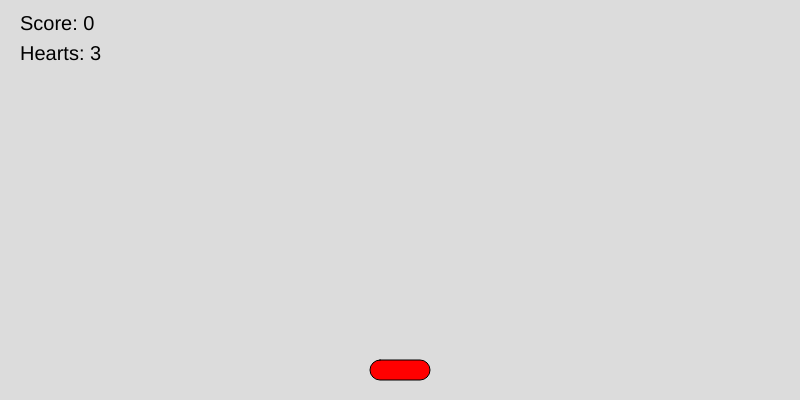
Frame 1 (no input)
Frame 60 (no input): identical to frame 1, image omitted
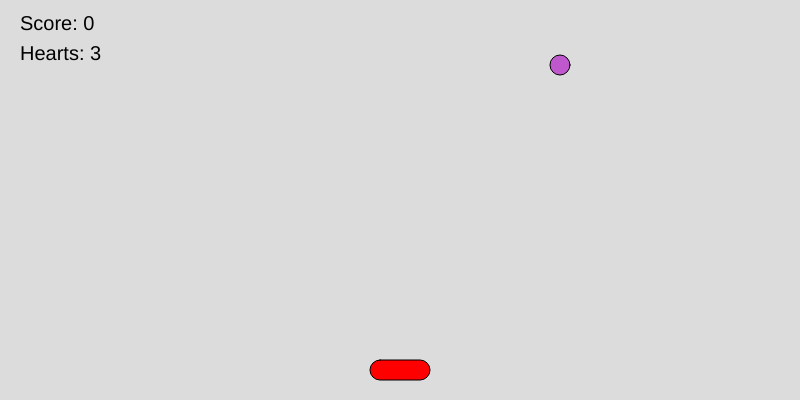
Frame 120 (the mouse pressed at the canvas centre since frame 60)

The p5.js sketch that drew these frames (run headless with seeded random() and noise() and a simulated clock; from frame 60 on, the mouse is pressed at the canvas centre):

// p5.js sketch
// ── sketch.js
let player1;
let fruits = [];
let splashes = []; // Array to hold splash particles
let gameControl; // Create an instance of the GameControl class
let powerUps = []; // Array to hold power-ups

let slots = 5;
let slotWidth;
let moveCooldown = 0;

// Control settings
const fruit_speed = {
  easy: 3000,
  medium: 2000,
  hard: 1000,
  pro: 500,
};
const player_speed = {
  smooth: 10,
  slow: 15,
  fast: 5,
  pro: 0,
};
const player_size = {
  large: 150,
  medium: 120,
  small: 80,
  pro: 60,
};

// Test settings
let difficulty = fruit_speed.pro;
let movement = player_speed.slow;
let size = player_size.pro;

let score = 0; // Start with 0 score
let hearts = 3; // Start with 3 hearts

// Define the GameControl class
class GameControl {
  constructor() {
    this.isPaused = false;
  }

  keyPressed() {
    if (key === " ") {
      this.isPaused = !this.isPaused; // Toggle pause
    }
  }

  gameOver() {
    textSize(40);
    fill(255, 0, 0);
    text("GAME OVER!", width / 2 - 100, height / 2);
    noLoop(); // Stop the game
  }
}

// Player Class
class Player {
  constructor(x, y) {
    this.y = y;
    this.size = size;
    this.color = color(255, 0, 0);
    this.slotWidth = width / slots;

    // Initialize player in the center slot
    this.currentSlot = Math.floor(slots / 2);
    this.updatePosition();
  }

  // Update position based on the current slot
  updatePosition() {
    this.x = this.currentSlot * this.slotWidth + this.slotWidth / 2;
  }

  display() {
    fill(this.color);
    rect(this.x - this.size / 2, this.y, this.size, 20, 20);
  }

  moveRight() {
    if (this.currentSlot < slots - 1) {
      this.currentSlot++;
      this.updatePosition();
    }
  }

  moveLeft() {
    if (this.currentSlot > 0) {
      this.currentSlot--;
      this.updatePosition();
    }
  }
}

// Fruit Class
class Fruit {
  constructor(slotIndex, slotWidth, isPoison = false) {
    this.x = slotIndex * slotWidth + slotWidth / 2;
    this.y = 0;
    this.size = 20;
    this.isPoison = isPoison;
    this.isPowerUp = false;
    this.color = this.isPoison ? color(0, 0, 0) : this.randomColor(); // Black color for poison
  }

  randomColor() {
    let r = floor(random(256));
    let g = floor(random(256));
    let b = floor(random(256));
    return color(r, g, b);
  }

  fall() {
    this.y += 5;
  }

  display() {
    fill(this.color);
    circle(this.x, this.y, this.size);
  }

  checkCollision(player) {
    let yTolerance = 15; // Tolerance for y-axis to allow slight margin for collision
    let xTolerance = player.size / 2; // Based on player size

    if (
      abs(this.y - player.y) <= yTolerance &&
      abs(this.x - player.x) <= xTolerance
    ) {
      // Create splash effect with variable size depending on player size
      createSplash(this.x, this.y, this.color, player.size);
      return true; // Collision detected
    }
    return false; // No collision
  }
}

// PowerUp Class
class PowerUp extends Fruit {
  constructor(slotIndex, slotWidth, playerSize, fruitSpeed) {
    super(slotIndex, slotWidth, false);
    this.playerSize = playerSize;
    this.fruitSpeed = fruitSpeed;
    this.color = color(255, 215, 0); // Gold color for power-ups
  }

  applyEffect(player) {
    // To be overridden by subclasses
  }
}

// RainyFruits Class
class RainyFruits extends PowerUp {
  applyEffect(player) {
    // Increase the frequency of falling fruits
    difficulty = max(difficulty - 500, 500); // Increase speed, minimum 500ms
  }
}

// BigBoards Class
class BigBoards extends PowerUp {
  constructor(slotIndex, slotWidth, playerSize, fruitSpeed) {
    super(slotIndex, slotWidth, playerSize, fruitSpeed);
    this.size = 30; // Bigger size
  }

  display() {
    fill(this.color);
    stroke(0);
    strokeWeight(3);
    rect(this.x - this.size / 2, this.y, this.size, this.size);
  }

  applyEffect(player) {
    // Increase player size
    player.size = min(player.size + 20, 150); // Maximum size 150
    player.updatePosition();
  }
}

// ExtraHeart Class
class ExtraHeart extends PowerUp {
  display() {
    fill(this.color);
    noStroke();
    beginShape();
    vertex(this.x, this.y - this.size / 4);
    bezierVertex(
      this.x + this.size / 2,
      this.y - this.size / 2,
      this.x + this.size / 2,
      this.y + this.size / 4,
      this.x,
      this.y + this.size / 2
    );
    bezierVertex(
      this.x - this.size / 2,
      this.y + this.size / 4,
      this.x - this.size / 2,
      this.y - this.size / 2,
      this.x,
      this.y - this.size / 4
    );
    endShape(CLOSE);
  }

  applyEffect(player) {
    // Increase hearts
    hearts = min(hearts + 1, 5); // Maximum 5 hearts
  }
}

// Splash particle class for 3D-ish splash effect
class SplashParticle {
  constructor(x, y, color, maxSize) {
    this.x = x;
    this.y = y;
    this.size = random(5, maxSize); // Random size for a varied splash effect
    this.color = color;
    this.alpha = 255;

    // Think of how to pass in velocity for a more realistic splash effect depending on player size and fruit speed
    this.vx = random(-3, 2.5); // Random velocity for 3D effect
    this.vy = random(1, 3);
  }

  update() {
    this.x += this.vx;
    this.y += this.vy;
    this.alpha -= 5; // Gradually fade out
  }

  display() {
    fill(red(this.color), green(this.color), blue(this.color), this.alpha);
    noStroke();
    ellipse(this.x, this.y, this.size, this.size * 1.2); // Slightly elongated for realism
  }
}

// Function to create splash effect with particles. Find way of placing in SplashParticle class
function createSplash(x, y, color, playerSize) {
  let numParticles = map(playerSize, 60, 150, 10, 25); // More particles for larger sizes
  for (let i = 0; i < numParticles; i++) {
    let maxSize = map(playerSize, 60, 150, 10, 20);
    splashes.push(new SplashParticle(x, y, color, maxSize));
  }
}

function setup() {
  createCanvas(800, 400);
  slotWidth = width / slots;
  player1 = new Player(width / 2, height * 0.9);
  gameControl = new GameControl(); // Initialize GameControl

  setInterval(() => {
    if (!gameControl.isPaused) {
      let slotIndex = floor(random(slots));
      let isPoison = random() < 0.2; // 20% chance of poison
      fruits.push(new Fruit(slotIndex, slotWidth, isPoison));
    }
  }, difficulty);

  // Initialize power-ups
  setInterval(() => {
    if (!gameControl.isPaused) {
      let slotIndex = floor(random(slots));
      if (random() < 0.05) {
        // 5% chance of power-up
        let powerUpType = random([RainyFruits, BigBoards, ExtraHeart]);
        powerUps.push(
          new powerUpType(slotIndex, slotWidth, player1.size, difficulty)
        );
      }
    }
  }, 10000); // Power-ups appear every 10 seconds
}

function draw() {
  // Paused screen
  if (gameControl.isPaused) {
    textSize(50);
    textAlign(CENTER, CENTER);
    text("PAUSED", width / 2, height / 2);
    return;
  }

  background(220);
  // Player controls
  if (moveCooldown <= 0) {
    if (
      (keyIsDown(RIGHT_ARROW) || keyIsDown(68)) &&
      player1.currentSlot < slots - 1
    ) {
      player1.moveRight();
      moveCooldown = movement; // Adjust cooldown based on movement speed
    }
    if ((keyIsDown(LEFT_ARROW) || keyIsDown(65)) && player1.currentSlot > 0) {
      player1.moveLeft();
      moveCooldown = movement;
    }
  } else {
    moveCooldown--;
  }
  // Display player
  player1.display();

  // Fruits falling
  for (let i = fruits.length - 1; i >= 0; i--) {
    fruits[i].fall();
    fruits[i].display();

    if (fruits[i].checkCollision(player1)) {
      if (fruits[i].isPoison) {
        hearts--; // Decrease hearts on poison collision
      } else {
        score++; // Increase score on fruit collision
      }
      fruits.splice(i, 1); // Remove fruit after collision
    } else if (fruits[i].y > height) {
      fruits.splice(i, 1); // Remove fruit if it falls out of bounds
    }
  }

  // Power-ups falling
  for (let i = powerUps.length - 1; i >= 0; i--) {
    powerUps[i].fall();
    powerUps[i].display();

    if (powerUps[i].checkCollision(player1)) {
      powerUps.splice(i, 1); // Remove power-up after collision
    } else if (powerUps[i].y > height) {
      powerUps.splice(i, 1); // Remove power-up if it falls out of bounds
    }
  }

  // Splash particles
  for (let i = splashes.length - 1; i >= 0; i--) {
    splashes[i].update();
    splashes[i].display();
    if (splashes[i].alpha <= 0) {
      splashes.splice(i, 1); // Remove faded particles
    }
  }

  // Show score and hearts
  fill(0);
  textSize(20);
  text("Score: " + score, 20, 30);
  text("Hearts: " + hearts, 20, 60);

  // Check if game is over
  if (hearts <= 0) {
    gameControl.gameOver(); // Call gameOver from GameControl
  }
}

function keyPressed() {
  gameControl.keyPressed(); // Delegate key press handling to GameControl
}
